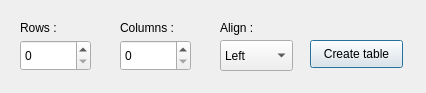
<?xml version="1.0" encoding="UTF-8"?>
<ui version="4.0">
 <class>Dialog</class>
 <widget class="QDialog" name="Dialog">
  <property name="geometry">
   <rect>
    <x>0</x>
    <y>0</y>
    <width>426</width>
    <height>93</height>
   </rect>
  </property>
  <property name="windowTitle">
   <string>Dialog</string>
  </property>
  <widget class="QComboBox" name="AlignList">
   <property name="geometry">
    <rect>
     <x>220</x>
     <y>40</y>
     <width>73</width>
     <height>31</height>
    </rect>
   </property>
   <item>
    <property name="text">
     <string>Left</string>
    </property>
   </item>
   <item>
    <property name="text">
     <string>Center</string>
    </property>
   </item>
   <item>
    <property name="text">
     <string>Right</string>
    </property>
   </item>
  </widget>
  <widget class="QLabel" name="label">
   <property name="geometry">
    <rect>
     <x>220</x>
     <y>20</y>
     <width>55</width>
     <height>16</height>
    </rect>
   </property>
   <property name="text">
    <string>Align :</string>
   </property>
  </widget>
  <widget class="QLabel" name="label_2">
   <property name="geometry">
    <rect>
     <x>20</x>
     <y>20</y>
     <width>55</width>
     <height>16</height>
    </rect>
   </property>
   <property name="text">
    <string>Rows :</string>
   </property>
  </widget>
  <widget class="QSpinBox" name="rows">
   <property name="geometry">
    <rect>
     <x>20</x>
     <y>40</y>
     <width>71</width>
     <height>31</height>
    </rect>
   </property>
  </widget>
  <widget class="QLabel" name="label_3">
   <property name="geometry">
    <rect>
     <x>120</x>
     <y>20</y>
     <width>55</width>
     <height>16</height>
    </rect>
   </property>
   <property name="text">
    <string>Columns :</string>
   </property>
  </widget>
  <widget class="QSpinBox" name="columns">
   <property name="geometry">
    <rect>
     <x>120</x>
     <y>40</y>
     <width>71</width>
     <height>31</height>
    </rect>
   </property>
  </widget>
  <widget class="QPushButton" name="createTable">
   <property name="geometry">
    <rect>
     <x>310</x>
     <y>40</y>
     <width>93</width>
     <height>28</height>
    </rect>
   </property>
   <property name="text">
    <string>Create table</string>
   </property>
  </widget>
 </widget>
 <resources/>
 <connections/>
</ui>
